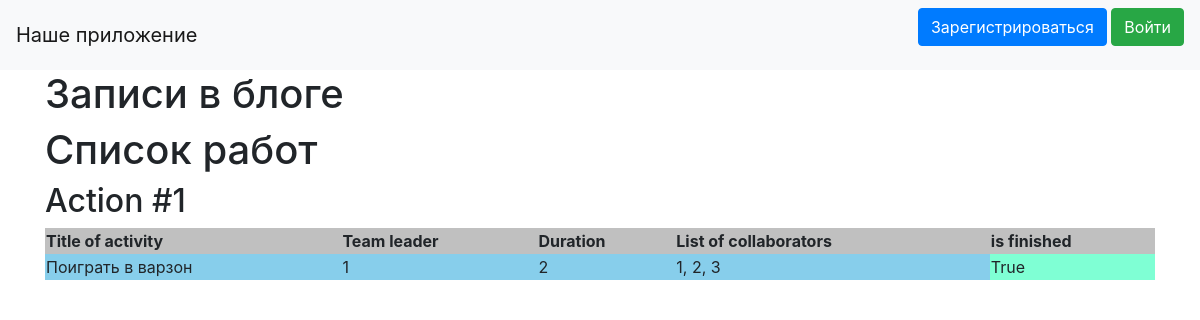
Before: / with the older database file.
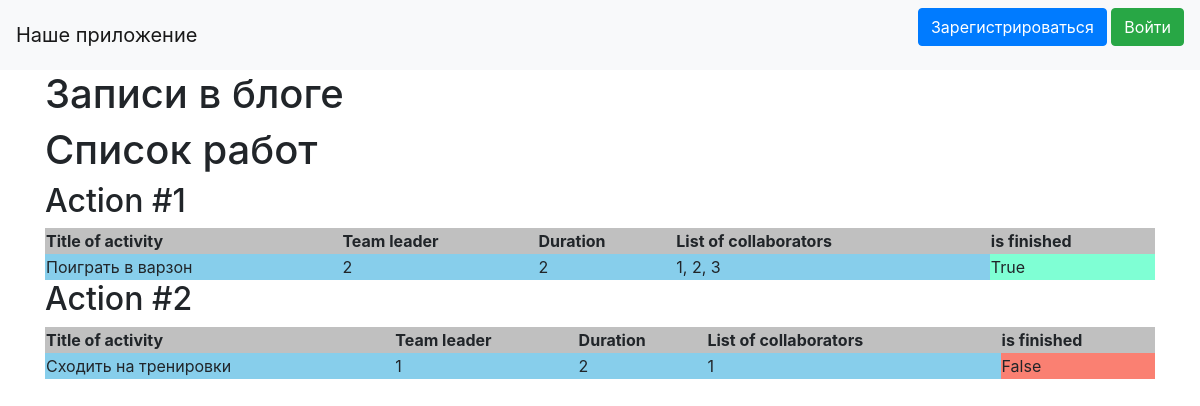
After: the same page with the newer database file.
### data/jobs.py (models this page shows)
class Jobs(SqlAlchemyBase):
    __tablename__ = 'jobs'
    id = sqlalchemy.Column(sqlalchemy.Integer, primary_key=True, autoincrement=True)
    team_leader = sqlalchemy.Column(sqlalchemy.Integer, sqlalchemy.ForeignKey("users.id"))
    job = sqlalchemy.Column(sqlalchemy.String, nullable=True)
    work_size = sqlalchemy.Column(sqlalchemy.Integer, nullable=True)
    collaborators = sqlalchemy.Column(sqlalchemy.String, nullable=True)
    start_date = sqlalchemy.Column(sqlalchemy.DateTime, default=datetime.datetime.now)
    end_date = sqlalchemy.Column(sqlalchemy.DateTime, nullable=True)
    is_finished = sqlalchemy.Column(sqlalchemy.BOOLEAN, nullable=True)
    user = orm.relation('User')

### main.py (the view)
@app.route("/")
def index():
    db_sess = db_session.create_session()
    jobs = db_sess.query(Jobs)
    if current_user.is_authenticated:
        news = db_sess.query(News).filter(
            (News.user == current_user) | (News.is_private != True))
    else:
        news = db_sess.query(News).filter(News.is_private != True)
    return render_template("index.html", news=news, jobs=jobs)

### data/db_session.py (called while the page is built)
def create_session() -> Session:
    global __factory
    return __factory()

### templates/index.html (shortened to what this page needs)
{% extends "base.html" %}
{% block content %}
<h1>Записи в блоге</h1>
<h1>Список работ</h1>
{% for item in jobs%}
<h2>Action #{{item.id}}</h2>
<table width="100%">
	<tr><th>Title of activity</th><th>Team leader</th><th>Duration</th><th>List of collaborators</th><th>is finished</th></tr>
	<tr><td>{{item.job}}</td><td>{{item.team_leader}}</td><td>{{item.work_size}}</td><td>{{item.collaborators}}</td>
	{% if item.is_finished %}
		<td style="background:Aquamarine">{{item.is_finished}}</td></tr>
	{% else %}
		<td style="background:Salmon">{{item.is_finished}}</td></tr>
	{% endif %}
</table>
{% endfor %}
{% endblock %}

### templates/base.html (shortened to what this page needs)
<!doctype html>
<html lang="en">
<head>
    <link rel="stylesheet"
          href="https://stackpath.bootstrapcdn.com/bootstrap/4.4.1/css/bootstrap.min.css"
>
</head>
<body>
<header>
    <nav class="navbar navbar-light bg-light">
        <a class="navbar-brand" href="#">Наше приложение</a>
		{% if current_user.is_authenticated %}
			<a class="navbar-brand" href="/logout">{{ current_user.name }}</a>
		{% else %}
			<p>
			<a class="btn btn-primary " href="/register">Зарегистрироваться</a>
			<a class="btn btn-success" href="/login">Войти</a>
			</p>
		{% endif %}
    </nav>
</header>
<main role="main" class="container">
    {% block content %}{% endblock %}
</main>
</body>
</html>

### templates/index.html (style rules this page uses)
th { background-color:Silver; }
td { background-color:SkyBlue; }

Changed rows visible on the page:
changed Jobs "Поиграть в варзон": team_leader "1" → "2"
added Jobs: id "2", job "Сходить на тренировки", team_leader "1", work_size "2", collaborators "1", is_finished "False"
